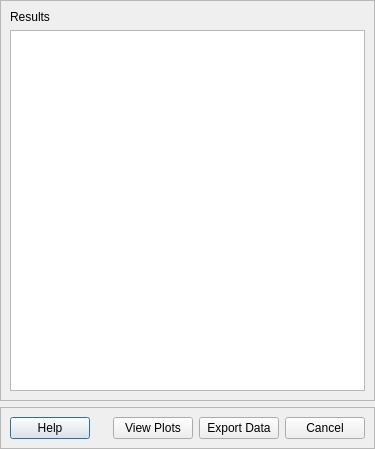
<?xml version="1.0" encoding="UTF-8"?>
<ui version="4.0">
 <class>Dialog</class>
 <widget class="QDialog" name="Dialog">
  <property name="geometry">
   <rect>
    <x>0</x>
    <y>0</y>
    <width>375</width>
    <height>449</height>
   </rect>
  </property>
  <property name="windowTitle">
   <string>Dialog</string>
  </property>
  <layout class="QVBoxLayout" name="verticalLayout_4">
   <property name="leftMargin">
    <number>0</number>
   </property>
   <property name="topMargin">
    <number>0</number>
   </property>
   <property name="rightMargin">
    <number>0</number>
   </property>
   <property name="bottomMargin">
    <number>0</number>
   </property>
   <item>
    <widget class="QFrame" name="frame">
     <property name="frameShape">
      <enum>QFrame::StyledPanel</enum>
     </property>
     <property name="frameShadow">
      <enum>QFrame::Raised</enum>
     </property>
     <layout class="QVBoxLayout" name="verticalLayout_2">
      <item>
       <layout class="QVBoxLayout" name="verticalLayout">
        <item>
         <widget class="QLabel" name="label">
          <property name="text">
           <string>Results</string>
          </property>
         </widget>
        </item>
        <item>
         <widget class="QTableWidget" name="table_widget_results"/>
        </item>
       </layout>
      </item>
     </layout>
    </widget>
   </item>
   <item>
    <widget class="QFrame" name="frame_bottom">
     <property name="frameShape">
      <enum>QFrame::StyledPanel</enum>
     </property>
     <property name="frameShadow">
      <enum>QFrame::Raised</enum>
     </property>
     <layout class="QVBoxLayout" name="verticalLayout_3">
      <item>
       <layout class="QHBoxLayout" name="horizontalLayout">
        <item>
         <widget class="QPushButton" name="btn_help">
          <property name="text">
           <string>Help</string>
          </property>
         </widget>
        </item>
        <item>
         <spacer name="horizontalSpacer">
          <property name="orientation">
           <enum>Qt::Horizontal</enum>
          </property>
          <property name="sizeHint" stdset="0">
           <size>
            <width>40</width>
            <height>20</height>
           </size>
          </property>
         </spacer>
        </item>
        <item>
         <widget class="QPushButton" name="btn_view_plots">
          <property name="text">
           <string>View Plots</string>
          </property>
         </widget>
        </item>
        <item>
         <widget class="QPushButton" name="btn_export_data">
          <property name="text">
           <string>Export Data</string>
          </property>
         </widget>
        </item>
        <item>
         <widget class="QPushButton" name="btn_cancel">
          <property name="text">
           <string>Cancel</string>
          </property>
         </widget>
        </item>
       </layout>
      </item>
     </layout>
    </widget>
   </item>
  </layout>
 </widget>
 <resources/>
 <connections/>
</ui>
